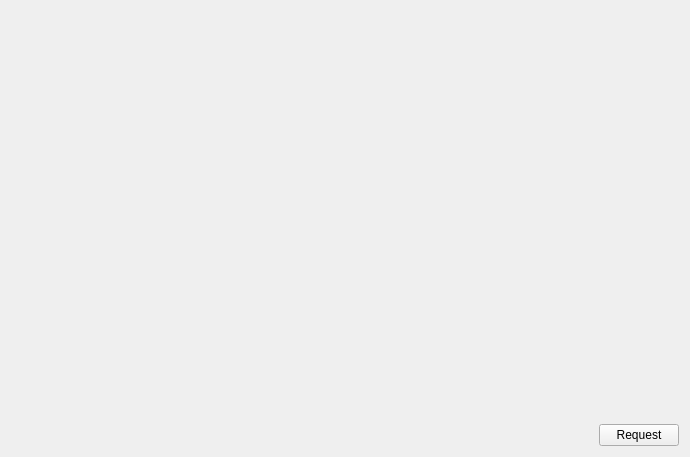
<?xml version="1.0" encoding="UTF-8"?>
<ui version="4.0">
 <class>mainuiClass</class>
 <widget class="QWidget" name="mainuiClass">
  <property name="geometry">
   <rect>
    <x>0</x>
    <y>0</y>
    <width>690</width>
    <height>457</height>
   </rect>
  </property>
  <property name="windowTitle">
   <string>mainui</string>
  </property>
  <layout class="QVBoxLayout" name="verticalLayout">
   <item>
    <widget class="QWidget" name="widget" native="true">
     <property name="sizePolicy">
      <sizepolicy hsizetype="Preferred" vsizetype="Expanding">
       <horstretch>0</horstretch>
       <verstretch>0</verstretch>
      </sizepolicy>
     </property>
    </widget>
   </item>
   <item>
    <layout class="QHBoxLayout" name="horizontalLayout">
     <item>
      <spacer name="horizontalSpacer">
       <property name="orientation">
        <enum>Qt::Horizontal</enum>
       </property>
       <property name="sizeHint" stdset="0">
        <size>
         <width>40</width>
         <height>20</height>
        </size>
       </property>
      </spacer>
     </item>
     <item>
      <widget class="QPushButton" name="pushButton_request">
       <property name="cursor">
        <cursorShape>PointingHandCursor</cursorShape>
       </property>
       <property name="text">
        <string>Request</string>
       </property>
      </widget>
     </item>
    </layout>
   </item>
  </layout>
 </widget>
 <layoutdefault spacing="6" margin="11"/>
 <resources>
  <include location="mainui.qrc"/>
 </resources>
 <connections/>
</ui>
